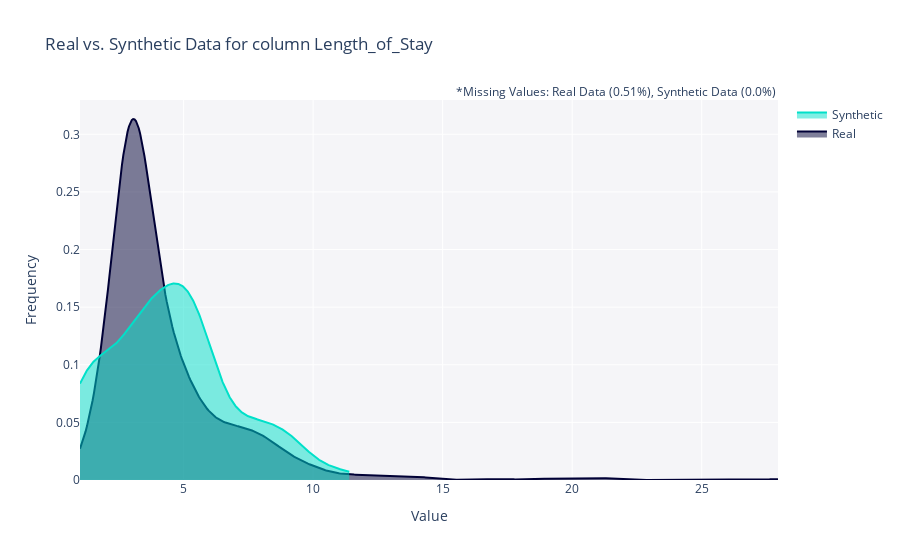

Source (notebook cell):
### Code cell
from sdv.evaluation.single_table import get_column_plot

fig = get_column_plot(
    real_data=rpad_df,
    synthetic_data=new_data,
    column_name='Length_of_Stay',
    metadata=metadata
)
    
fig.show()
fig.write_image(file = 'Length_of_Stay_metadata.png')

### Figure 1 — Plotly figure (JSON) as saved in the notebook; plotly's stock layout.template omitted (floating-point values rounded to 4 significant figures; data arrays with more than 128 entries replaced by an {"elided": "..."} marker saying what was removed)
{"data": [{"fill": "tozeroy", "hovertemplate": "<b>Real</b><br>Value: %{x}<br>Frequency: %{y}<extra></extra>", "legendgroup": "Real", "marker": {"color": "#000036"}, "mode": "lines", "name": "Real", "showlegend": true, "type": "scatter", "x": {"elided": "500 float values"}, "xaxis": "x", "y": {"elided": "500 float values"}, "yaxis": "y"}, {"fill": "tozeroy", "hovertemplate": "<b>Synthetic</b><br>Value: %{x}<br>Frequency: %{y}<extra></extra>", "legendgroup": "Synthetic", "marker": {"color": "#01E0C9"}, "mode": "lines", "name": "Synthetic", "showlegend": true, "type": "scatter", "x": {"elided": "500 float values"}, "xaxis": "x", "y": {"elided": "500 float values"}, "yaxis": "y"}], "layout": {"annotations": [{"showarrow": false, "text": "*Missing Values: Real Data (0.51%), Synthetic Data (0.0%)", "x": 1, "xref": "paper", "y": 1.05, "yref": "paper"}], "barmode": "overlay", "hovermode": "closest", "legend": {"traceorder": "reversed"}, "plot_bgcolor": "#F5F5F8", "title": {"text": "Real vs. Synthetic Data for column Length_of_Stay"}, "xaxis": {"anchor": "y2", "domain": [0, 1], "title": {"text": "Value"}, "zeroline": false}, "yaxis": {"anchor": "free", "domain": [0, 1], "position": 0, "title": {"text": "Frequency"}}}}
